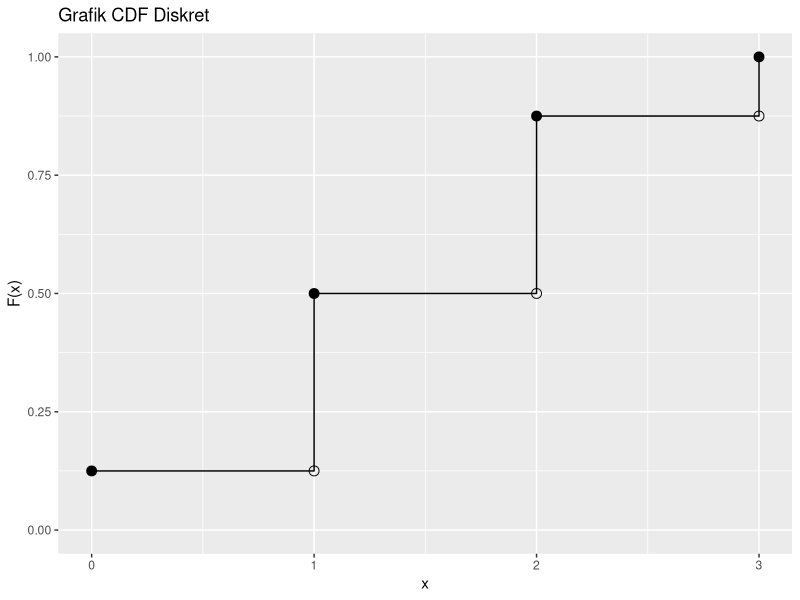

Here is the R script that generated this plot:
## ---- chunk 1
library(ggplot2)

# Data
x <- c(0,1,2,3)
p <- c(1/8, 3/8, 3/8, 1/8)
cdf <- cumsum(p)

df <- data.frame(x, cdf)

# Untuk titik kiri (sebelum loncatan)
x_left <- x[-1]
cdf_left <- cdf[-length(cdf)]

df_left <- data.frame(x_left, cdf_left)

ggplot() +
  # step function
  geom_step(data = df, aes(x = x, y = cdf), direction = "hv") +
  
  # titik penuh (nilai F(x))
  geom_point(data = df, aes(x = x, y = cdf), size = 3) +
  
  # titik kosong (limit kiri)
  geom_point(data = df_left, 
             aes(x = x_left, y = cdf_left),
             shape = 1, size = 3) +
  
  labs(x = "x", y = "F(x)",
       title = "Grafik CDF Diskret") +
  ylim(0,1)
